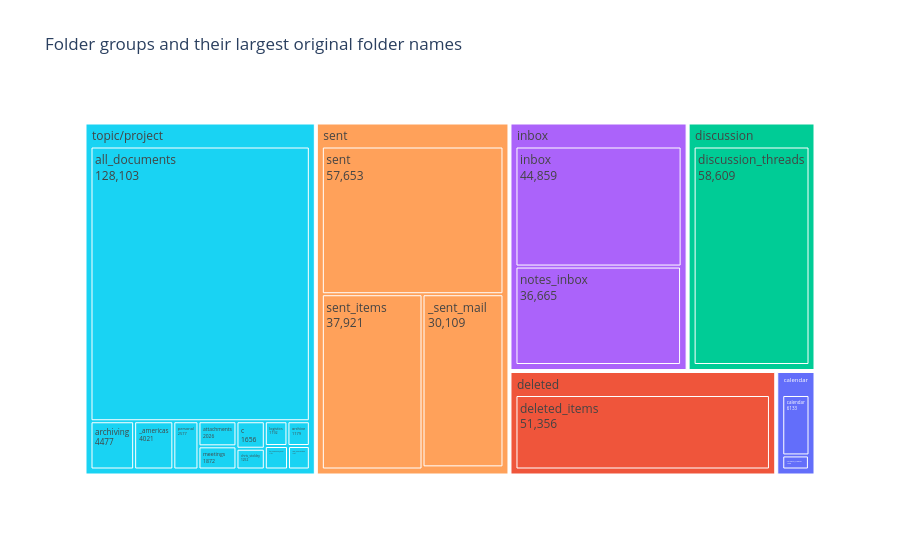

Write notebook code for a chart like this one.
### Code cell
folder_tree = (
    headers.groupby(["folder_group", "folder"], observed=True)
    .size()
    .rename("messages")
    .reset_index()
    .sort_values("messages", ascending=False)
    .groupby("folder_group", observed=True)
    .head(12)
)
fig = px.treemap(
    folder_tree,
    path=["folder_group", "folder"],
    values="messages",
    color="folder_group",
    title="Folder groups and their largest original folder names",
)
fig.update_traces(textinfo="label+value")
fig.write_html(PLOT_DIR / "folder_treemap.html", include_plotlyjs="cdn")
fig.show()

### Figure 1 — Plotly figure (JSON) as saved in the notebook; plotly's stock layout.template omitted (floating-point values rounded to 4 significant figures)
{"data": [{"branchvalues": "total", "customdata": [["calendar"], ["calendar"], ["calendar"], ["calendar"], ["calendar"], ["calendar"], ["calendar"], ["deleted"], ["deleted"], ["deleted"], ["discussion"], ["discussion"], ["inbox"], ["inbox"], ["inbox"], ["inbox"], ["sent"], ["sent"], ["sent"], ["sent"], ["sent"], ["sent"], ["topic/project"], ["topic/project"], ["topic/project"], ["topic/project"], ["topic/project"], ["topic/project"], ["topic/project"], ["topic/project"], ["topic/project"], ["topic/project"], ["topic/project"], ["topic/project"], ["topic/project"]], "domain": {"x": [0.0, 1.0], "y": [0.0, 1.0]}, "hovertemplate": "labels=%{label}<br>messages=%{value}<br>parent=%{parent}<br>id=%{id}<br>folder_group=%{customdata[0]}<extra></extra>", "ids": ["calendar/calendar", "calendar/schedule_crawler", "calendar/preschedule", "calendar/schedule_c", "calendar/reports___scheduled_quantity_report", "calendar/on_call_schedule", "calendar", "deleted/deleted_items", "deleted/eesi_deleted_documents", "deleted", "discussion/discussion_threads", "discussion", "inbox/inbox", "inbox/notes_inbox", "inbox/old_inbox", "inbox", "sent/sent", "sent/sent_items", "sent/_sent_mail", "sent/_sent", "sent/presentations", "sent", "topic/project/all_documents", "topic/project/archiving", "topic/project/_americas", "topic/project/personal", "topic/project/attachments", "topic/project/meetings", "topic/project/c", "topic/project/chris_stokley", "topic/project/logistics", "topic/project/archive", "topic/project/tw_commercial_group", "topic/project/deal_communication", "topic/project"], "labels": ["calendar", "schedule_crawler", "preschedule", "schedule_c", "reports___scheduled_quantity_report", "on_call_schedule", "calendar", "deleted_items", "eesi_deleted_documents", "deleted", "discussion_threads", "discussion", "inbox", "notes_inbox", "old_inbox", "inbox", "sent", "sent_items", "_sent_mail", "_sent", "presentations", "sent", "all_documents", "archiving", "_americas", "personal", "attachments", "meetings", "c", "chris_stokley", "logistics", "archive", "tw_commercial_group", "deal_communication", "topic/project"], "marker": {"colors": ["#636efa", "#636efa", "#636efa", "#636efa", "#636efa", "#636efa", "#636efa", "#EF553B", "#EF553B", "#EF553B", "#00cc96", "#00cc96", "#ab63fa", "#ab63fa", "#ab63fa", "#ab63fa", "#FFA15A", "#FFA15A", "#FFA15A", "#FFA15A", "#FFA15A", "#FFA15A", "#19d3f3", "#19d3f3", "#19d3f3", "#19d3f3", "#19d3f3", "#19d3f3", "#19d3f3", "#19d3f3", "#19d3f3", "#19d3f3", "#19d3f3", "#19d3f3", "#19d3f3"]}, "name": "", "parents": ["calendar", "calendar", "calendar", "calendar", "calendar", "calendar", "", "deleted", "deleted", "", "discussion", "", "inbox", "inbox", "inbox", "", "sent", "sent", "sent", "sent", "sent", "", "topic/project", "topic/project", "topic/project", "topic/project", "topic/project", "topic/project", "topic/project", "topic/project", "topic/project", "topic/project", "topic/project", "topic/project", ""], "textinfo": "label+value", "type": "treemap", "values": [6133.0, 1398.0, 15.0, 10.0, 4.0, 2.0, 7562.0, 51360.0, 59.0, 51420.0, 58610.0, 58610.0, 44860.0, 36660.0, 120.0, 81640.0, 57650.0, 37920.0, 30110.0, 265.0, 110.0, 126100.0, 128100.0, 4477.0, 4021.0, 2577.0, 2026.0, 1872.0, 1656.0, 1252.0, 1192.0, 1179.0, 1159.0, 1089.0, 150600.0]}], "layout": {"legend": {"tracegroupgap": 0}, "title": {"text": "Folder groups and their largest original folder names"}}}
